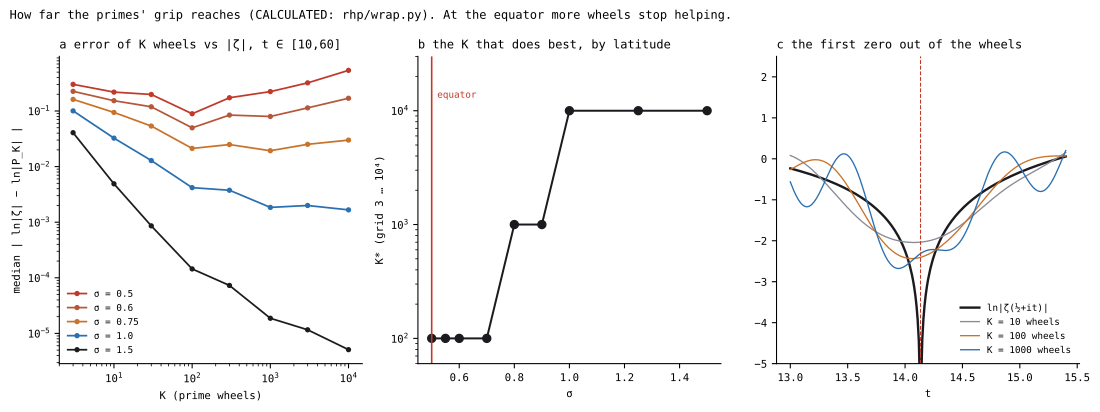

Here is the Python script that generated this plot:
# SPDX-License-Identifier: GPL-3.0-only
"""wheels.svg (static) and wheels_animated.svg (SMIL) — the wheel spring in motion, and how far the primes' grip reaches.

a  error of K prime wheels against |ζ|, by latitude σ: far north the primes win; at the equator they stop helping after ~10² wheels.
b  K*(σ): the number of wheels that does best, against latitude.
c  the first zero emerging from the wheels: ln|P_K| against ln|ζ| near γ₁ = 14.1347.
animated: the first six prime wheels (radius p^{−½}, rate ln p), tip-to-tail, with the trace of their sum.
Code drawn:  rhp.wrap (log_abs_euler, euler_grip).   Run: python -m rhp.atlas.wheels   (≈ 1 min)
"""
import math
import numpy as np
from mpmath import zeta, mpc
from ._common import plt, save, HERE, INK, NORTH, SOUTH, HOT, GREY
from .. import wrap as W

KS = [3, 10, 30, 100, 300, 1000, 3000, 10000]


def static():
    t = np.linspace(10, 60, 101)
    sig = [0.5, 0.6, 0.75, 1.0, 1.5]
    G = {s: W.euler_grip(s, t, KS) for s in sig}
    fig = plt.figure(figsize=(11.5, 4.3))
    ax = fig.add_subplot(1, 3, 1)
    for s, col in zip(sig, [HOT, "#b5573a", SOUTH, NORTH, INK]):
        ax.loglog(KS, G[s], "o-", color=col, ms=3, lw=1.3, label=f"σ = {s}")
    ax.set_title("a  error of K wheels vs |ζ|, t ∈ [10,60]", loc="left", fontsize=9)
    ax.set_xlabel("K  (prime wheels)"); ax.set_ylabel("median | ln|ζ| − ln|P_K| |"); ax.legend(fontsize=7, frameon=False)
    ax = fig.add_subplot(1, 3, 2)
    sg = [0.5, 0.55, 0.6, 0.7, 0.8, 0.9, 1.0, 1.25, 1.5]
    Ks = [KS[int(np.argmin(W.euler_grip(s, t, KS)))] for s in sg]
    ax.semilogy(sg, Ks, "o-", color=INK)
    ax.axvline(.5, color=HOT, lw=1.2); ax.text(.52, 1.3e4, "equator", color=HOT, fontsize=7); ax.set_ylim(60, 3e4)
    ax.set_title("b  the K that does best, by latitude", loc="left", fontsize=9)
    ax.set_xlabel("σ"); ax.set_ylabel("K*  (grid 3 … 10⁴)")
    ax = fig.add_subplot(1, 3, 3)
    tt = np.linspace(13.0, 15.4, 241)
    true = np.array([math.log(abs(complex(zeta(mpc(.5, x))))) for x in tt])
    L = W.log_abs_euler(0.5, tt, [10, 100, 1000])
    ax.plot(tt, true, color=INK, lw=1.8, label="ln|ζ(½+it)|")
    for row, K, col in zip(L, [10, 100, 1000], [GREY, SOUTH, NORTH]):
        ax.plot(tt, row, color=col, lw=1, label=f"K = {K} wheels")
    ax.axvline(14.134725, color=HOT, lw=.8, ls="--"); ax.set_ylim(-5, 2.5)
    ax.set_title("c  the first zero out of the wheels", loc="left", fontsize=9)
    ax.set_xlabel("t"); ax.legend(fontsize=7, frameon=False, loc="lower right")
    fig.suptitle("How far the primes' grip reaches (CALCULATED: rhp/wrap.py).  At the equator more wheels stop helping.",
                 fontsize=9, x=.01, ha="left")
    fig.tight_layout()
    return save(fig, "wheels.svg"), dict(zip(sg, Ks))


def animated(K=6, speed=1.5, R=78.0, T=40.0):
    """SMIL epicycle machine: wheel p has radius R·p^{−½}, turns clockwise at ln p rad per unit height; one unit of height = 1/speed s."""
    P = W.primes_to(50)[:K]
    cx, cy = 400, 400
    # the trace of Σ p^{-1/2} e^{-it ln p}  (y flipped so the picture is the usual y-up plane)
    t = np.linspace(0, T, 2400)
    z = sum(R * p ** -0.5 * np.exp(-1j * t * math.log(p)) for p in P)
    pts = " ".join(f"{cx + a.real:.1f},{cy - a.imag:.1f}" for a in z)
    arms, close = [], ""
    for p in P:
        r = R * p ** -0.5
        dur = 2 * math.pi / (math.log(p) * speed)
        arms.append(f'<g><animateTransform attributeName="transform" type="rotate" from="0" to="360" dur="{dur:.3f}s" repeatCount="indefinite"/>'
                    f'<circle r="{r:.1f}" class="wh"/><line x1="0" y1="0" x2="{r:.1f}" y2="0" class="arm"/><circle cx="{r:.1f}" r="2.6" class="tip"/>'
                    f'<g transform="translate({r:.1f},0)">')
        close += "</g></g>"
    machine = "".join(arms) + close
    labels = "".join(f'<text x="14" y="{44 + 15 * i}" class="lab">p = {int(p)}: radius p^(−½) = {p ** -0.5:.3f}, rate ln p = {math.log(p):.3f} rad per unit height</text>' for i, p in enumerate(P))
    svg = f'''<svg xmlns="http://www.w3.org/2000/svg" viewBox="0 0 800 740" width="800" height="740">
<style>.bg{{fill:#fff}}.wh{{fill:none;stroke:#b9b9c2;stroke-width:.6}}.arm{{stroke:#1b1b1f;stroke-width:1}}.tip{{fill:#c0392b}}
.tr{{fill:none;stroke:#2a6fb0;stroke-width:.9;opacity:.8}}text{{font-family:ui-monospace,Menlo,monospace;fill:#1b1b1f}}.lab{{font-size:10.5px}}.ttl{{font-size:13px;font-weight:600}}
@media (prefers-color-scheme: dark){{.bg{{fill:#15151a}}.arm{{stroke:#e8e8ee}}text{{fill:#e8e8ee}}.wh{{stroke:#4a4a55}}}}</style>
<rect width="800" height="740" class="bg"/>
<text x="14" y="22" class="ttl">The first {K} prime wheels of the equator, tip to tail: the sum is Σ p^(−½−it), trace to t = {T:g}</text>
{labels}
<polyline points="{pts}" class="tr"/>
<g transform="translate({cx},{cy})">{machine}</g>
<text x="14" y="722" class="lab">clockwise = e^(−it ln p); the mirror wheels p^(−½+it) turn the other way: together, a standing wave.</text>
</svg>'''
    path = HERE / "wheels_animated.svg"
    path.write_text(svg, encoding="utf-8")
    return path


if __name__ == "__main__":
    print(static()); print(animated())
